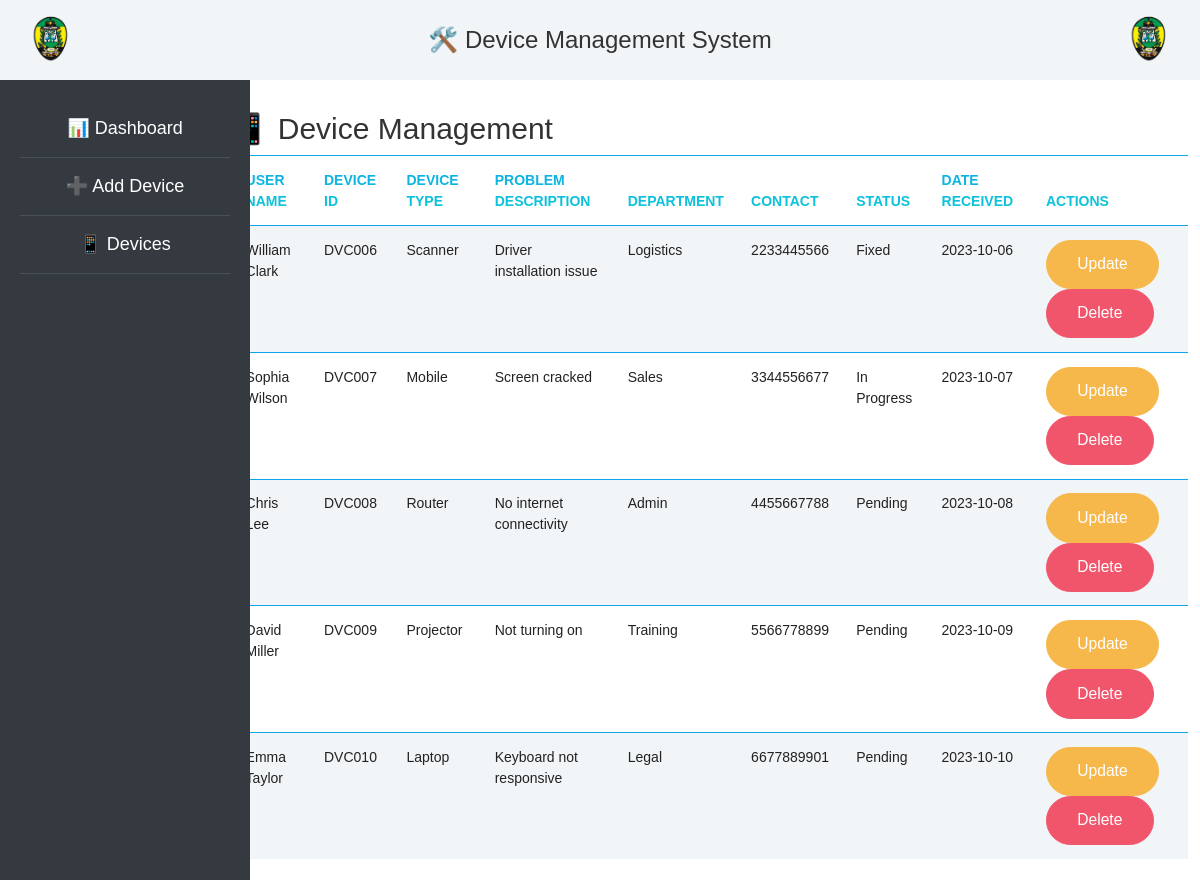
The page / on the database its author committed.
### tables this page shows
CREATE TABLE `devices` (
  `id` int(11) NOT NULL,
  `device_type` varchar(50) DEFAULT NULL,
  `device_id` varchar(50) DEFAULT NULL,
  `department` varchar(50) DEFAULT NULL,
  `problem_description` text DEFAULT NULL,
  `status` varchar(20) DEFAULT NULL,
  `user_name` varchar(100) DEFAULT NULL,
  `contact` varchar(15) DEFAULT NULL,
  `staff_id` varchar(50) DEFAULT NULL,
  `date_received` date DEFAULT NULL
);

### index.php (the view, shortened to what this page needs)
<?php
include 'config.php';
include 'navbar.php';
$sql = "SELECT * FROM devices";
$result = $conn->query($sql);
?>
<!DOCTYPE html>
<html lang="en">
<head>
    <link rel="stylesheet" href="styles/bootstrap.min.css">
</head>
<body>
    <div class="d-flex">
        <?php include 'sidebar.php'; ?>
        <div class="main-content" style="margin-left: 220px; width: calc(100% - 220px);">
            <div class="container mt-5">
                <h2>📱 Device Management</h2>
                <table class="table table-striped">
                    <thead>
                        <tr>
                            <th>User Name</th>
                            <th>Device ID</th>
                            <th>Device Type</th>
                            <th>Problem Description</th>
                            <th>Department</th>
                            <th>Contact</th>
                            <th>Status</th>
                            <th>Date Received</th>
                            <th>Actions</th>
                        </tr>
                    </thead>
                    <tbody>
                        <?php while($row = $result->fetch_assoc()): ?>
                        <tr>
                            <td><?= $row['user_name'] ?></td>
                            <td><?= $row['device_id'] ?></td>
                            <td><?= $row['device_type'] ?></td>
                            <td><?= $row['problem_description'] ?></td>
                            <td><?= $row['department'] ?></td>
                            <td><?= $row['contact'] ?></td>
                            <td><?= $row['status'] ?></td>
                            <td><?= $row['date_received'] ?></td>
                            <td>
                                <a href="update_device_form.php?id=<?= $row['id'] ?>" class="btn btn-warning">Update</a>
                                <a href="#" class="btn btn-danger" onclick="confirmDelete(<?= $row['id'] ?>)">Delete</a>
                            </td>
                        </tr>
                        <?php endwhile; ?>
                    </tbody>
                </table>
            </div>
        </div>
    </div>
</body>
</html>

### navbar.php (shortened to what this page needs)
<!DOCTYPE html>
<html lang="en">
<head>
    <link rel="stylesheet" href="styles/bootstrap.min.css">
</head>
<body>
    <nav class="navbar navbar-expand-lg navbar-light bg-light fixed-top">
        <div class="container p-0">
            <img src="./images/logo.png" alt="Company Logo" class="navbar-logo">
            <h1 class="navbar-title mx-auto">🛠️ Device Management System</h1>
            <img src="./images/logo.png" alt="Company Logo" class="navbar-logo">
        </div>
    </nav>
</body>
</html>

### sidebar.php (shortened to what this page needs)
<div class="sidebar">
    <ul>
        <li><a href="dashboard.php">📊 Dashboard</a></li>
        <li><a href="add_device_form.php">➕ Add Device</a></li>
        <li><a href="index.php">📱 Devices</a></li>
    </ul>
</div>

### navbar.php (style rules this page uses)
.navbar { height: 80px; position: fixed; top: 0; width: 100%; z-index: 1000; }
.navbar-logo { height: 60px; }
.navbar-title { font-size: 1.5rem; }

### sidebar.php (style rules this page uses)
.sidebar { background-color: #343a40; color: #ffffff; padding: 20px; width: 250px; height: 100vh; position: fixed; font-family: 'Arial', sans-serif; top: 80px; }
.sidebar ul { list-style-type: none; padding: 0; margin: 0; }
.sidebar ul li { padding: 15px; text-align: center; border-bottom: 1px solid #495057; }
.sidebar ul li a { color: #ffffff; text-decoration: none; display: block; font-size: 18px; transition: background-color 0.3s, color 0.3s; }

### rows shown on the page
devices: user_name "William Clark", device "DVC006", device_type "Scanner", problem_description "Driver installation issue", department "Logistics", contact "2233445566", status "Fixed", date_received "2023-10-06"
devices: user_name "Sophia Wilson", device "DVC007", device_type "Mobile", problem_description "Screen cracked", department "Sales", contact "3344556677", status "In Progress", date_received "2023-10-07"
devices: user_name "Chris Lee", device "DVC008", device_type "Router", problem_description "No internet connectivity", department "Admin", contact "4455667788", status "Pending", date_received "2023-10-08"
devices: user_name "David Miller", device "DVC009", device_type "Projector", problem_description "Not turning on", department "Training", contact "5566778899", status "Pending", date_received "2023-10-09"
devices: user_name "Emma Taylor", device "DVC010", device_type "Laptop", problem_description "Keyboard not responsive", department "Legal", contact "6677889901", status "Pending", date_received "2023-10-10"
